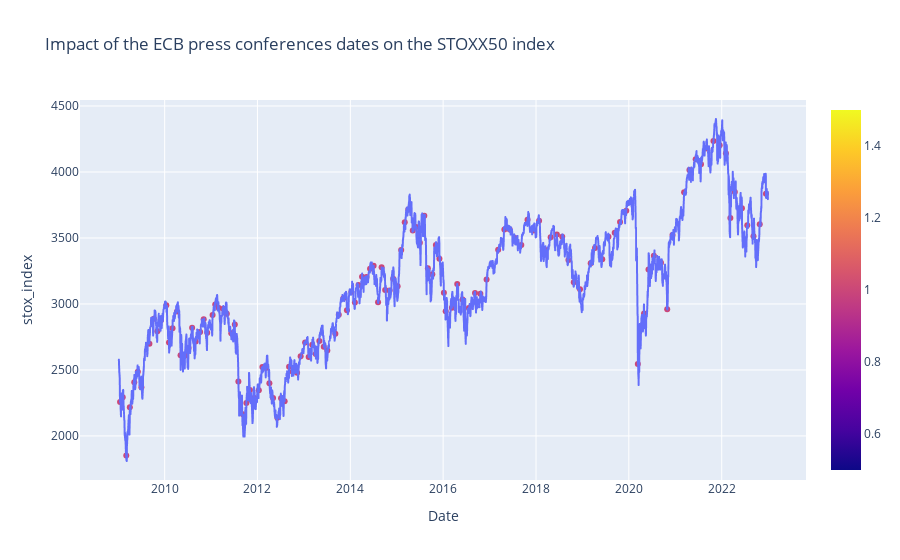

The notebook cell this image was saved under:
### Markdown cell above
**Daily representation :**

### Code cell
fig = px.line(stoxx50_data, x="Date", y="stox_index", title="Impact of the ECB press conferences dates on the STOXX50 index")

scatter_data = stoxx50_data[stoxx50_data['Is_Press_conference_Date'] == 1]
fig.add_trace(px.scatter(scatter_data, x="Date", y="stox_index", color='Is_Press_conference_Date').data[0])

fig.show()

### Figure 1 — Plotly figure (JSON) as saved in the notebook; plotly's stock layout.template omitted (floating-point values rounded to 4 significant figures; data arrays with more than 128 entries replaced by an {"elided": "..."} marker saying what was removed)
{"data": [{"hovertemplate": "Date=%{x}<br>stox_index=%{y}<extra></extra>", "legendgroup": "", "line": {"color": "#636efa", "dash": "solid"}, "marker": {"symbol": "circle"}, "mode": "lines", "name": "", "showlegend": false, "type": "scattergl", "x": {"elided": "3512 str values"}, "xaxis": "x", "y": {"elided": "3512 float values"}, "yaxis": "y"}, {"hovertemplate": "Date=%{x}<br>stox_index=%{y}<br>Is_Press_conference_Date=%{marker.color}<extra></extra>", "legendgroup": "", "marker": {"color": {"elided": "135 int values"}, "coloraxis": "coloraxis", "symbol": "circle"}, "mode": "markers", "name": "", "orientation": "v", "showlegend": false, "type": "scatter", "x": {"elided": "135 str values"}, "xaxis": "x", "y": {"elided": "135 float values"}, "yaxis": "y"}], "layout": {"legend": {"tracegroupgap": 0}, "title": {"text": "Impact of the ECB press conferences dates on the STOXX50 index"}, "xaxis": {"anchor": "y", "domain": [0, 1], "title": {"text": "Date"}}, "yaxis": {"anchor": "x", "domain": [0, 1], "title": {"text": "stox_index"}}}}
